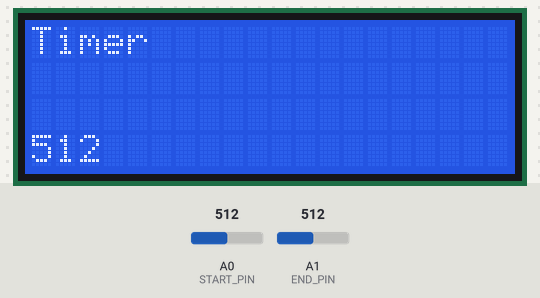
The sketch below on a simulated Arduino Uno, built with avr-gcc and run on an emulated ATmega328P. Parts: 20×4 character LCD. The test bench sets the inputs (shaded band); at power-on: A0 (START_PIN) = 512, A1 (END_PIN) = 512.

Above: at 1.2 s.
1.3 s: A0 (START_PIN) set to 63
2.8 s: A0 (START_PIN) set to 56
At 2.96 s:
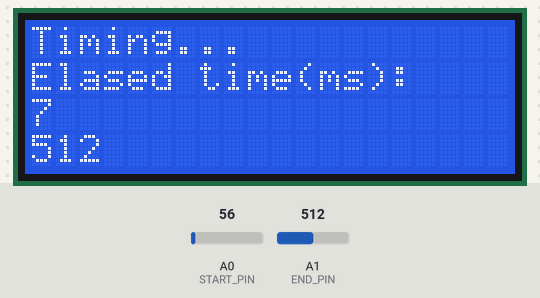
5.2 s: A1 (END_PIN) set to 67
At 5.38 s:
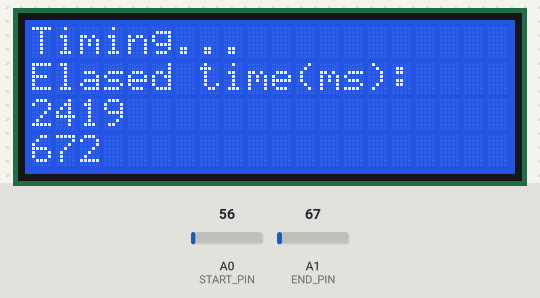
6.7 s: A1 (END_PIN) set to 55
At 7.84 s:
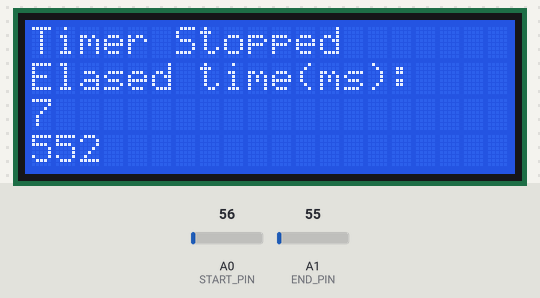
9.7 s: A1 (END_PIN) set to 0
At 10.02 s:
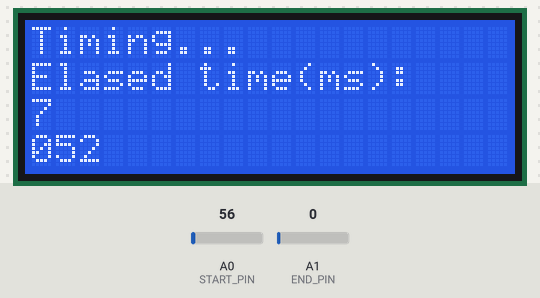
11.3 s: A0 (START_PIN) set to 122
At 12.1 s:
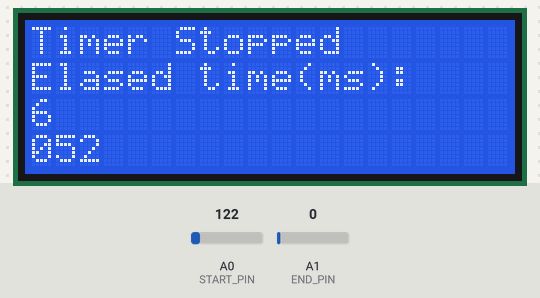
Timing chart, 0 to 13.8 s (numbered marks = the images above; inputs shaded):
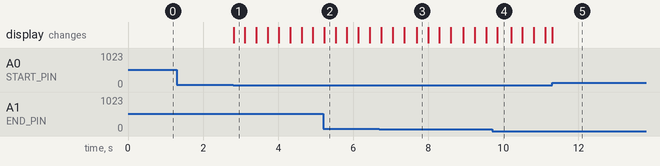

Measured:
- the behaviour switches between 60 and 59 on A0 (START_PIN) (found by bisection; images 0 and 1)
- the behaviour switches between 60 and 59 on A1 (END_PIN) (found by bisection; images 2 and 3)
- after the input at 1.3 s, every drawn part: stays the same
- after the input at 2.8 s, the display: changes at once (image 1)

The sketch:

IR_Timer.ino
```cpp
#include <LiquidCrystal.h>

LiquidCrystal lcd(7, 8, 9, 10, 11, 12);

const int THRESHHOLD = 60;

const int START_PIN = A0;
const int END_PIN = A1;

unsigned long starttime = 0;
unsigned long endtime = 0;
bool timing = false;

void setup() {
  //Serial.begin(9600);
  lcd.begin(20, 4);
  lcd.setCursor(0,0);
  lcd.print("Timer");
}

void loop() {
  int read1 = analogRead(START_PIN);
  int read2 = analogRead(END_PIN);
  /*
  Serial.print("Detector 1: ");
  Serial.print(read1);
  Serial.print("  Detector 2: ");
  Serial.println(read2);
  */

  if(read1 < THRESHHOLD && !timing){
    starttime = millis();
    //Serial.println("Starting!!!");
    lcd.setCursor(0,0);
    lcd.print("Timing...    ");
    lcd.setCursor(0,2);
    lcd.print("                    ");
    timing = true;
  }
  else if(read2 < THRESHHOLD && timing){
    endtime = millis();
    //Serial.print("FINISH: ");
    lcd.setCursor(0,0);
    lcd.print("Timer Stopped");
    //Serial.print(endtime - starttime);
    //Serial.println("ms");
    timing = false;
  }
  if(timing){
    //Serial.println(millis()-starttime);
    lcd.setCursor(0,1);
    lcd.print("Elased time(ms):");
    lcd.setCursor(0,2);
    lcd.print(millis()-starttime);
  }
  lcd.setCursor(0,3);
  lcd.print(read2);
  delay(5);
}
```
